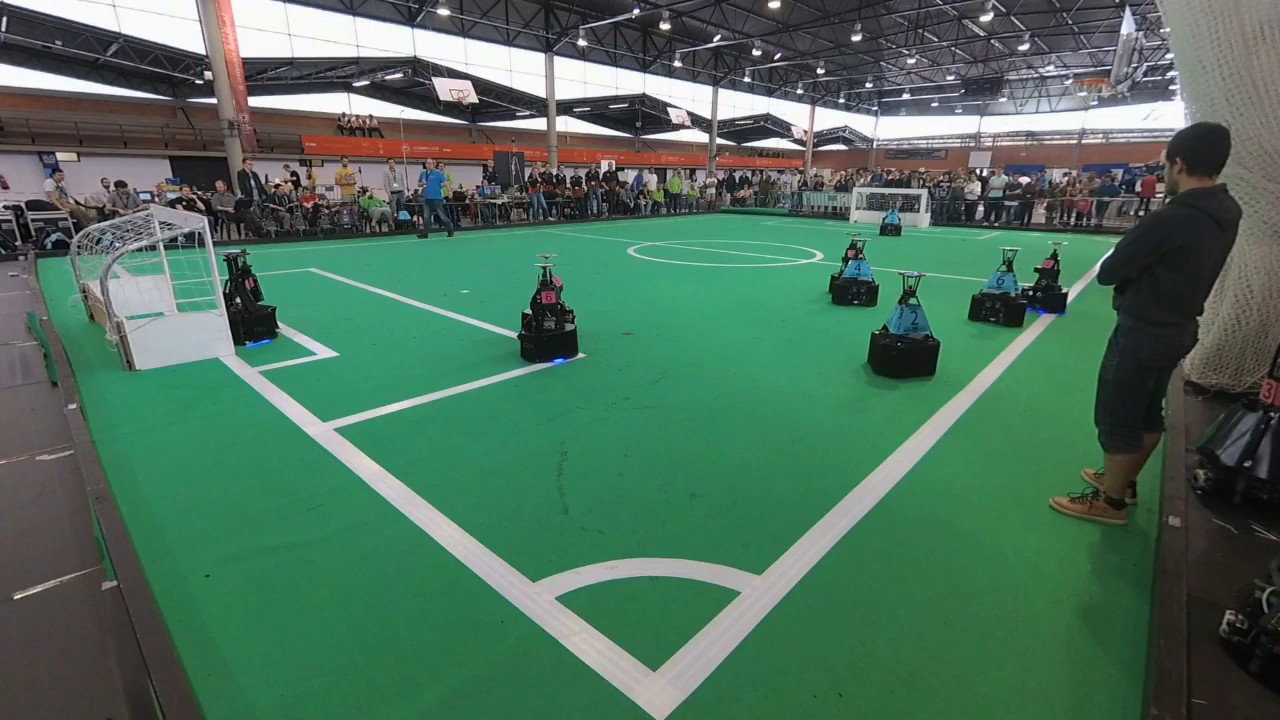
#> input picture Deliverable4/p1.jpg, 1280 x 720 px
$ python 2_canny_edge_detection.py
#> lines starting #> are read from the running program, lines starting #| are printed output that depends on the picture; after the words box and inside, x2 and y2 are one past the last pixel; in counts of white or black regions, pixels touching at a corner belong together
import numpy as np
import cv2 as cv

def nothing(x):
    pass

def auto_canny(image, sigma=0.33):
	# compute the median of the single channel pixel intensities
	v = np.median(image)
	# apply automatic Canny edge detection using the computed median
	lower = int(max(0, (1.0 - sigma) * v))
	upper = int(min(255, (1.0 + sigma) * v))
	edged = cv.Canny(image, lower, upper)
	# return the edged image
	return edged


img1 = cv.imread("p1.jpg")
#> img1 is the input picture: shape (720, 1280, 3); mean B, G, R 92.1, 111.5, 77.7

hsv = cv.cvtColor(img1,cv.COLOR_BGR2HSV)
#> hsv: shape (720, 1280, 3); mean H, S, V 72.6, 90.8, 115.5
mask = cv.inRange(hsv, (59, 9, 89), (89,187,255))
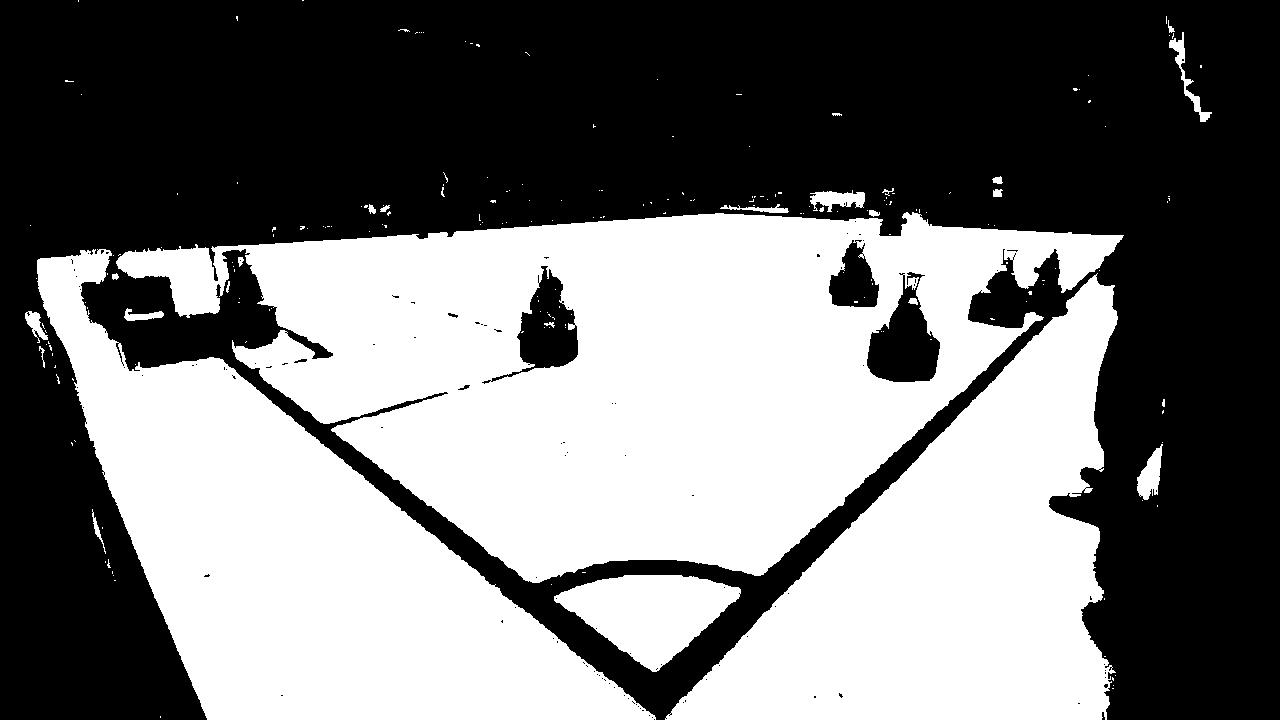
#> mask: shape (720, 1280); 46.6% white; 206 white regions (179 under 20 px), largest, box (x1, y1, x2, y2) and area: (116, 212, 1124, 583) 201673, (37, 249, 656, 720) 115459, (665, 273, 1118, 720) 97466
imask = mask>0
green = np.zeros_like(img1, np.uint8)
green[imask] = img1[imask]
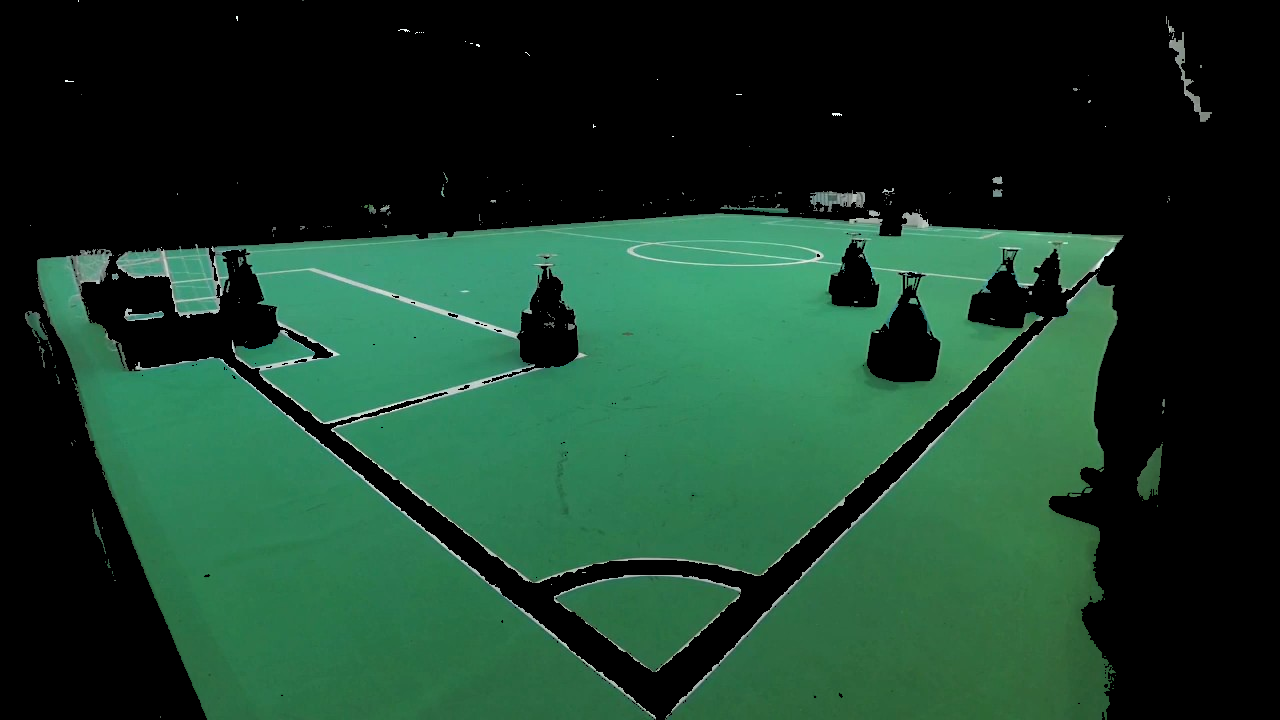
#> green: shape (720, 1280, 3); mean B, G, R 42.1, 61, 26.1


cv.namedWindow('Image', cv.WINDOW_NORMAL)
cv.resizeWindow('Image', 1280,720)
cv.namedWindow('Settings')
cv.createTrackbar('Algorithm', 'Settings', 0, 1, nothing)
#> slider 'Algorithm' is set to 1
cv.createTrackbar('threshold (3:1)', 'Settings', 0, 500, nothing)
#> slider 'threshold (3:1)' is set to 100

while(1):
    alg = cv.getTrackbarPos('Algorithm', 'Settings')
    thr = cv.getTrackbarPos('threshold (3:1)', 'Settings')

    if alg == 0:
        edges = cv.Canny(green,3*thr,thr)
        edges = cv.GaussianBlur(edges, (5,5), 0)
    elif alg == 1:
        edges = auto_canny(img1, 0.1)
#> in auto_canny, `v = np.median(image)`: v = 80
#> in auto_canny, `lower = int(max(0, (1.0 - sigma) * v))`: lower = 72
#> in auto_canny, `upper = int(min(255, (1.0 + sigma) * v))`: upper = 88
#> in auto_canny, `edged = cv.Canny(image, lower, upper)`:
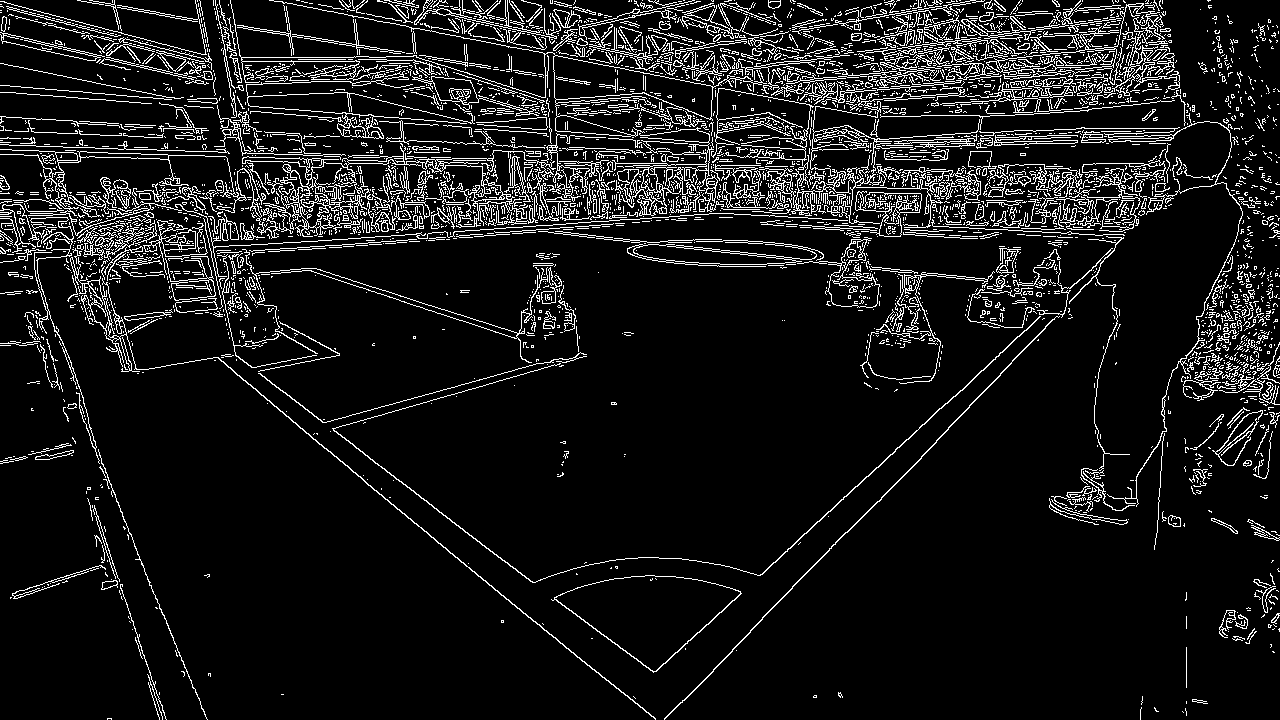
#> edged: shape (720, 1280); 9.4% white in thin lines or dots
        edges = cv.GaussianBlur(edges, (5, 5), 0)
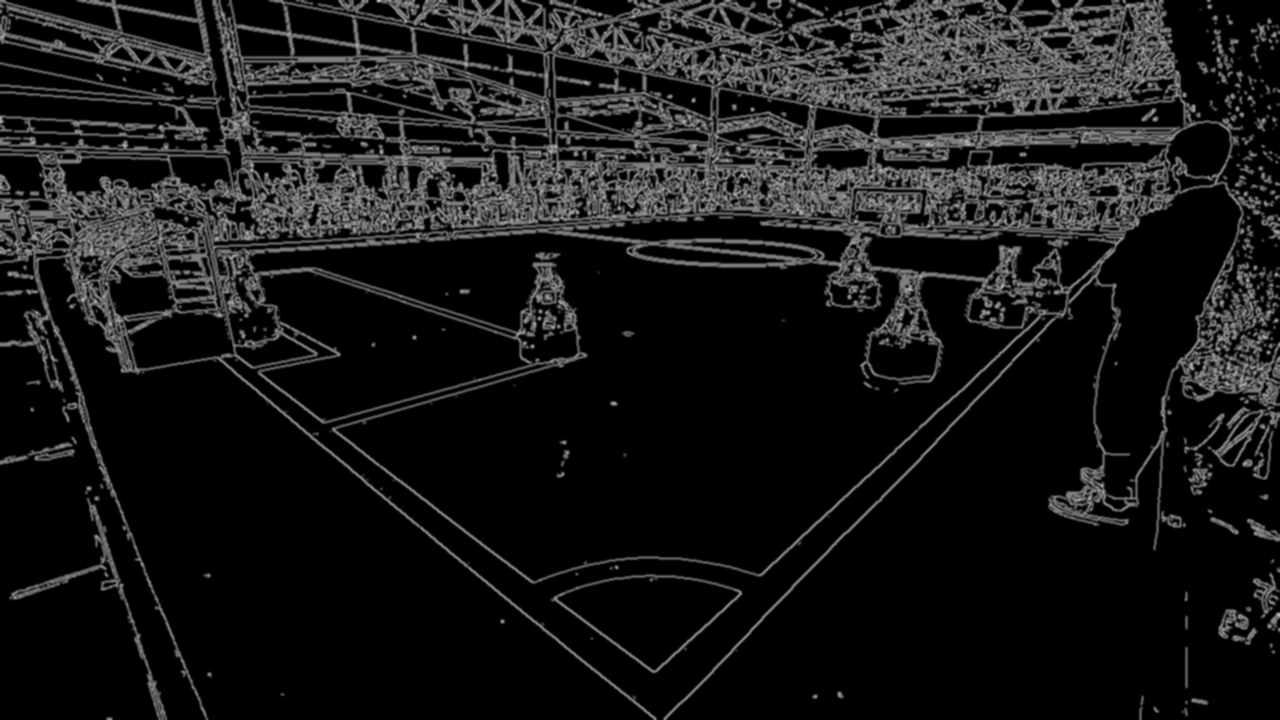
#> edges: shape (720, 1280); min 0, max 203, mean 24.2

    cv.imshow('Image',edges)

    k = cv.waitKey(1);
#> (key q is pressed here)
    if k == ord('q'): break

cv.destroyAllWindows()
